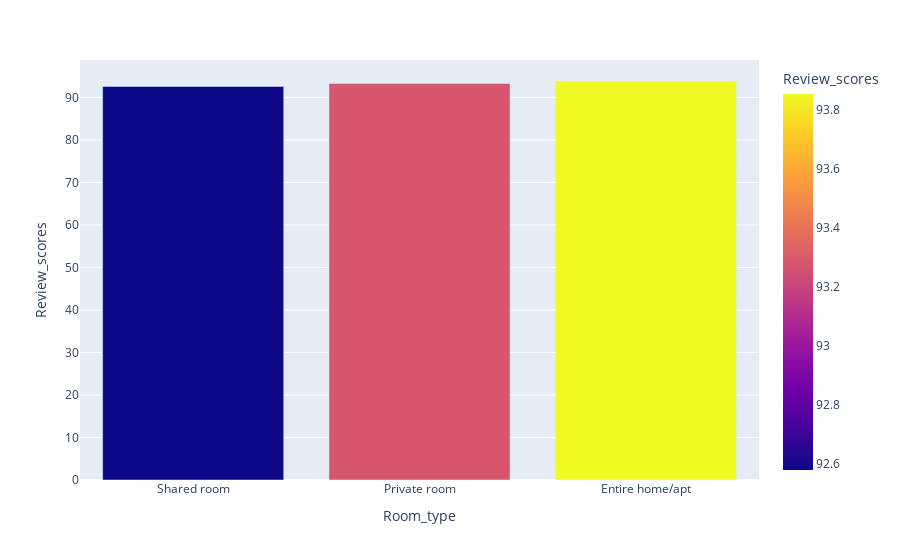

Notebook source saved alongside this figure:
### Code cell
fig = px.bar(data_frame=rev_df,x='Room_type',y='Review_scores',color='Review_scores')
fig.show()

### Figure 1 — Plotly figure (JSON) as saved in the notebook; plotly's stock layout.template omitted (floating-point values rounded to 4 significant figures)
{"data": [{"alignmentgroup": "True", "hovertemplate": "Room_type=%{x}<br>Review_scores=%{marker.color}<extra></extra>", "legendgroup": "", "marker": {"color": [92.58, 93.28, 93.85], "coloraxis": "coloraxis", "pattern": {"shape": ""}}, "name": "", "offsetgroup": "", "orientation": "v", "showlegend": false, "textposition": "auto", "type": "bar", "x": ["Shared room", "Private room", "Entire home/apt"], "xaxis": "x", "y": [92.58, 93.28, 93.85], "yaxis": "y"}], "layout": {"barmode": "relative", "coloraxis": {"colorbar": {"title": {"text": "Review_scores"}}, "colorscale": [[0, "#0d0887"], [0.1111, "#46039f"], [0.2222, "#7201a8"], [0.3333, "#9c179e"], [0.4444, "#bd3786"], [0.5556, "#d8576b"], [0.6667, "#ed7953"], [0.7778, "#fb9f3a"], [0.8889, "#fdca26"], [1, "#f0f921"]]}, "legend": {"tracegroupgap": 0}, "margin": {"t": 60}, "xaxis": {"anchor": "y", "domain": [0, 1], "title": {"text": "Room_type"}}, "yaxis": {"anchor": "x", "domain": [0, 1], "title": {"text": "Review_scores"}}}}
